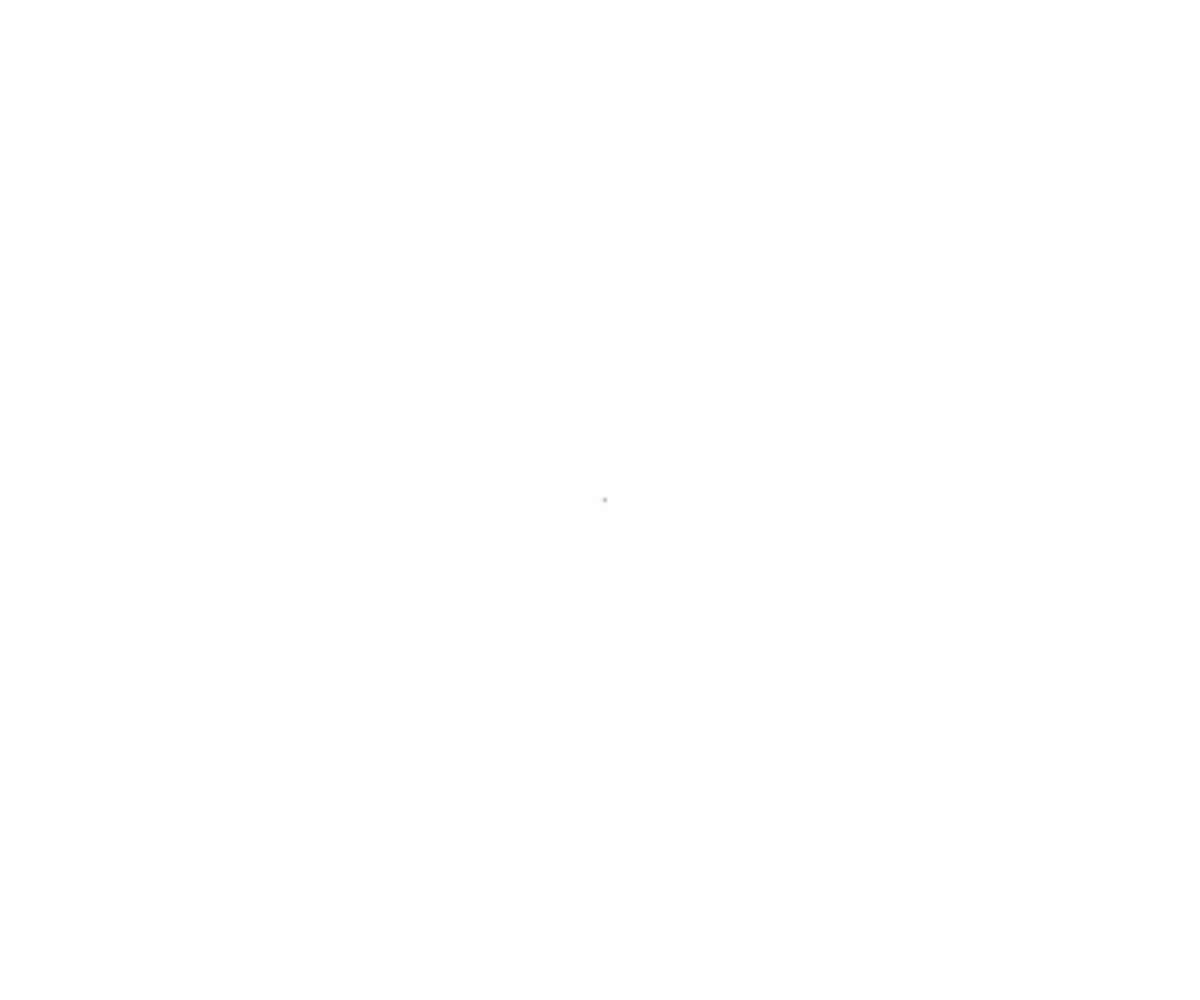
Frame 1 (no input)
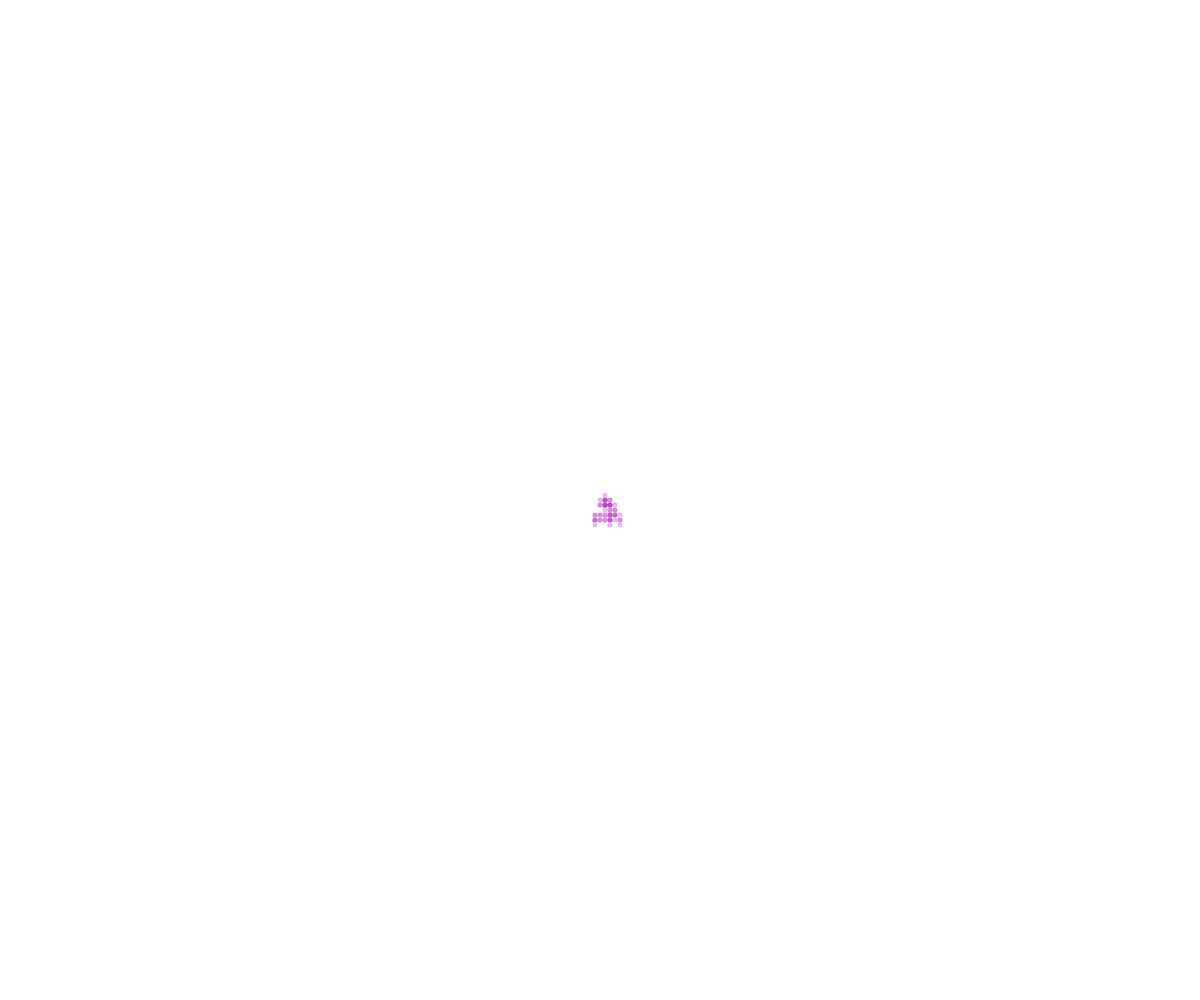
Frame 60 (no input)
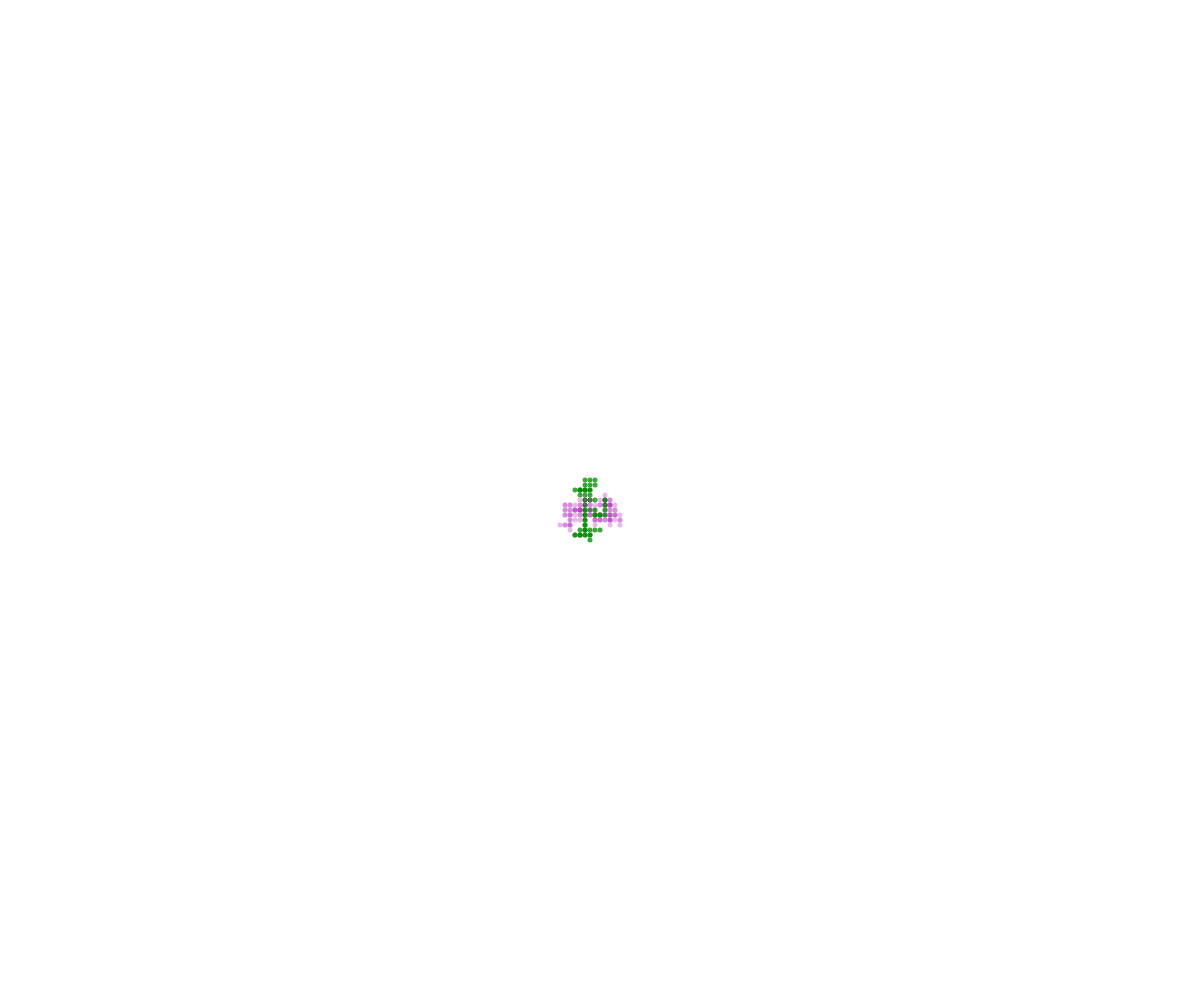
Frame 120 (the mouse pressed at the canvas centre since frame 60)

The p5.js sketch that drew these frames (run headless with seeded random() and noise() and a simulated clock; from frame 60 on, the mouse is pressed at the canvas centre):

// p5.js sketch
// ── sketch.js
// OOP walker demo

class Walker{
  //data
  constructor(x, y){
    this.x = x;
    this.y = y;
    this.color = color(random(255), random(255), random(255), random(255));
    this.speed = 5;
    this.size = 5;
  }

  //behaviour
  display(){
    noStroke();
    fill(this.color);
    circle(this.x, this.y, this.size);
  }

  //behaviour
  move(){
    let choice = random(100);
    if (choice < 25){
      //up
      this.y -= this.speed;
    }
    else if (choice < 50){
      //down
      this.y += this.speed;
    }
    else if (choice < 75){
      //left
      this.x -= this.speed;
    }
    else if (choice < 100){
      //right
      this.x += this.speed;
    }
  }
}

// let kevin;
// let wasi;
let walkerArray = [];

function setup() {
  createCanvas(windowWidth, windowHeight);
  let kevin = new Walker(width/2, height/2);
  walkerArray.push(kevin);
}

function draw() {
  for (let i = 0; i < walkerArray.length; i++){
    walkerArray[i].move();
    walkerArray[i].display();
  }
}

function mousePressed(){
  let someWalker = new Walker(mouseX, mouseY);
  walkerArray.push(someWalker);
}
